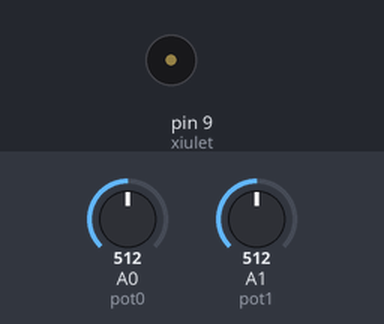
The sketch below on a simulated Arduino Uno, built with avr-gcc and run on an emulated ATmega328P. Parts: buzzer (waves = sounding). The test bench sets the inputs (shaded band); at power-on: A0 (pot0) = 512, A1 (pot1) = 512.

Above: at 1.8 s.
1.9 s: A0 (pot0) set to 0
At 2.7 s:
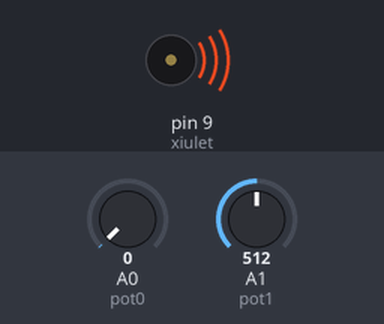
3.5 s: A0 (pot0) set to 122
At 4.8 s:
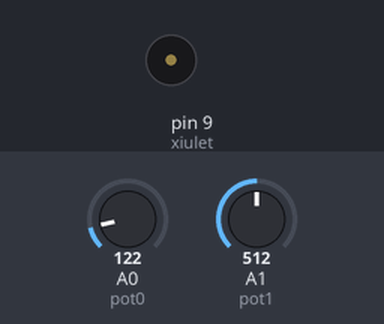
7.6 s: A0 (pot0) set to 991
11.1 s: A0 (pot0) set to 1018
At 12.8 s:
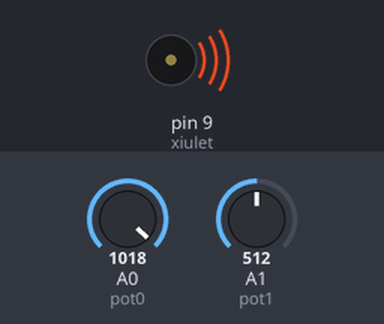
13.5 s: A0 (pot0) set to 511
At 15.4 s:
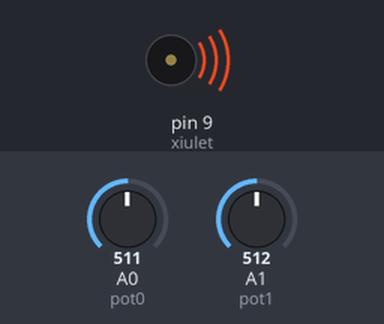
Timing chart, 0 to 18.6 s (numbered marks = the images above; inputs shaded):
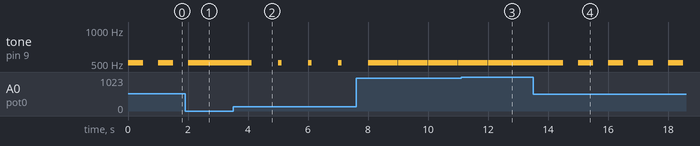

The sketch:

006_Sirena.ino
```cpp
/**********************************************************************************
**                                                                               **
**                                     TÍTOL:                                    **
**                                   006 Sirena                                  **
**                                                                               **
**  NOM: Àlex Boluda Pérez                                      DATA: 14/01/2022 **
**********************************************************************************/

//*********************************** INCLUDE *************************************

//********************************** VARIABLES ************************************
const byte xiulet = 9;                // donar nom al pin 9 de l’Arduino
unsigned long temps = 1000;           // definir un temps en ms
const byte pot0 = A0;                 // donar nom al pin A0 de l’Arduino
const byte pot1 = A1;                 // donar nom al pin A1 de l'Arduino
int valPot0;                          // guardar el valor del potenciòmetre 1
int valPot1;                          // guardar el valor del potenciòmetre 2

//*********************************** SETUP ***************************************
void setup()
{
  pinMode(xiulet, OUTPUT);            // definir el pin 9 com una sortida
}

//************************************ LOOP ***************************************
void loop()
{
  valPot0 = analogRead(pot0);         // llegir el valor del potenciòmetre 1
  valPot1 = analogRead(pot1);         // llegir el valor del potenciòmetre 2

  tone(xiulet, valPot1, valPot0);     // xiulet de durada valPot0 i freqüència valPot1
  delay(temps);                       // durada de silenci "temps"
}

//********************************** FUNCIONS *************************************
```

Measured:
- the behaviour switches between 1000 and 1001 on A0 (pot0) (found by bisection; images 2 and 3)
- after the input at 1.9 s, tone on pin 9 (xiulet): goes on until 2.0 s, then stays 512 Hz
- after the input at 3.5 s, tone on pin 9 (xiulet): alternates 512 Hz for 0.12 s and silent for 0.88 s, starting after 0.62 s
- after the input at 11.1 s, tone on pin 9 (xiulet): goes on until 12.0 s, then stays 512 Hz
- after the input at 13.5 s, tone on pin 9 (xiulet): alternates 512 Hz for 0.51 s and silent for 0.49 s, starting after 1.0 s
- by itself, tone on pin 9 (xiulet): alternates 512 Hz for 0.51 s and silent for 0.49 s
